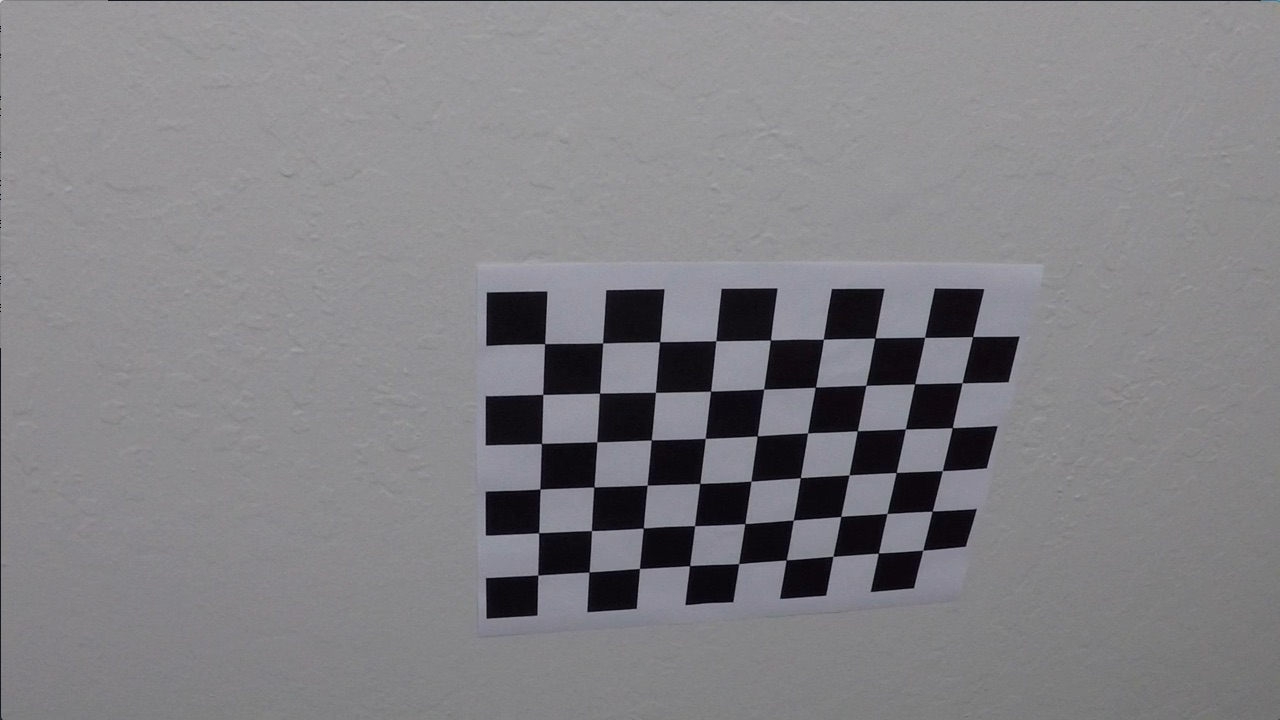
#> input picture camera_calib_data/calibration10.jpg, 1280 x 720 px; its folder holds only this picture in this run
$ jupyter execute --allow-errors CV_Project.ipynb   (older library calls are emulated)
#> lines starting #> are read from the running program, lines starting #| are printed output that depends on the picture; after the words box and inside, x2 and y2 are one past the last pixel; in counts of white or black regions, pixels touching at a corner belong together
[cell 1]
from moviepy.editor import VideoFileClip
from IPython.display import HTML
import numpy as np
import cv2
import pickle
import glob
import matplotlib.pyplot as plt
import matplotlib.image as mpimg
import matplotlib.gridspec as gridspec

[cell 2]
from google.colab import drive
drive.mount("/content/gdrive")

**Camera Calibration**

[cell 3]
CHECKERBOARD = (6,9)
objp = np.zeros((CHECKERBOARD[0]*CHECKERBOARD[1],3), np.float32)
objp[:,:2] = np.mgrid[0:CHECKERBOARD[1], 0: CHECKERBOARD[0]].T.reshape(-1,2)
objpoints = []
imgpoints = []

images = glob.glob("/content/gdrive/MyDrive/CV Project Data/camera_calib_data/calibration*.jpg")
plt.figure(figsize = (18,12))
#> (this line was passed over: IPython is not available in this run)
#> further down, img is the input picture: shape (720, 1280, 3); mean B, G, R 133.1, 129.4, 130.2
#> `ret, corners = cv2.findChessboardCorners(gray, (CHECKERBOARD[1], CHECK..`: ret = True; corners = 54 rows, first 8: [545.3, 343.1], [602.7, 342.8], [660.1, 341.3], [715.8, 340.7], [770.6, 340], [823.5, 339.2], [874.3, 338.5], [925.1, 337.4]
#> `img = cv2.drawChessboardCorners(img, (CHECKERBOARD[1], CHECKERBOARD[0]..`:
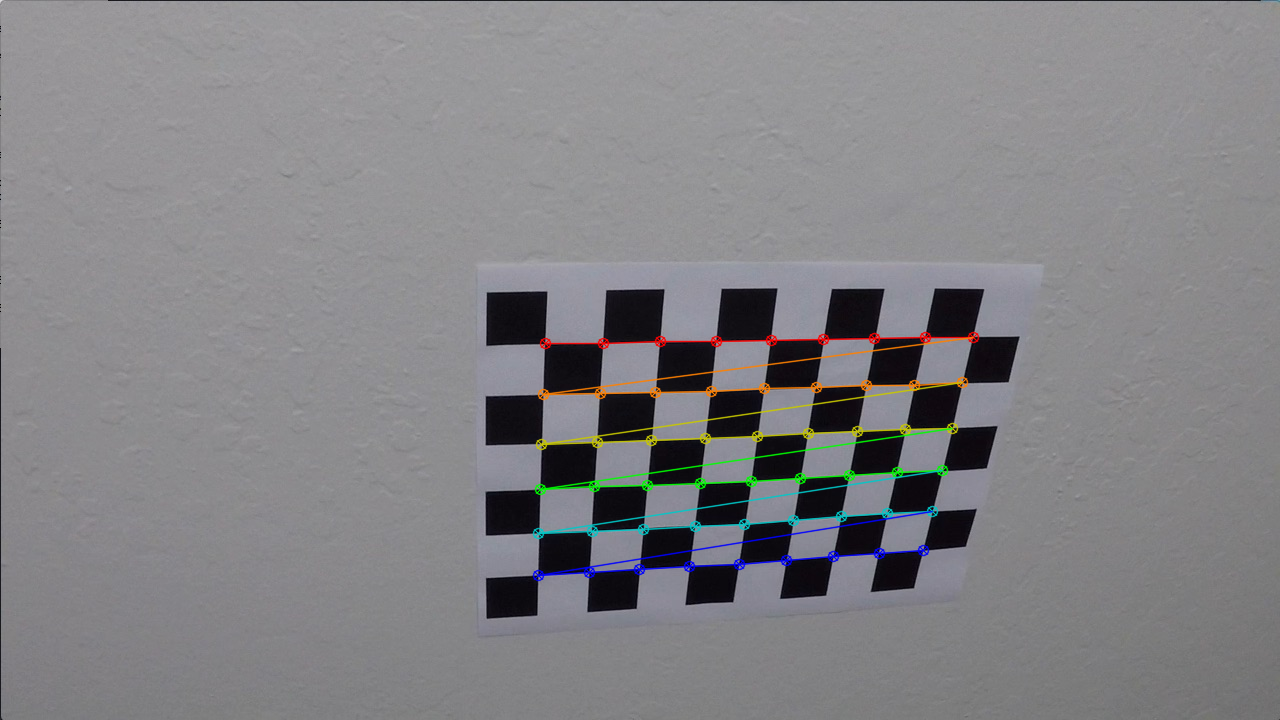
#> img: shape (720, 1280, 3); 1.91% of pixels changed, all inside (x1, y1, x2, y2) = (532, 331, 980, 582)
grid = gridspec.GridSpec(5,4)
count = 0
#> (the rest of this cell did not finish here and is left out)

[cell 4]
image = cv2.imread("/content/gdrive/MyDrive/CV Project Data/camera_calib_data/calibration1.jpg")
#> (the rest of this cell did not finish here and is left out)

[cell 5]
carImg = cv2.imread("/content/gdrive/MyDrive/CV Project Data/test_images/test5.jpg")
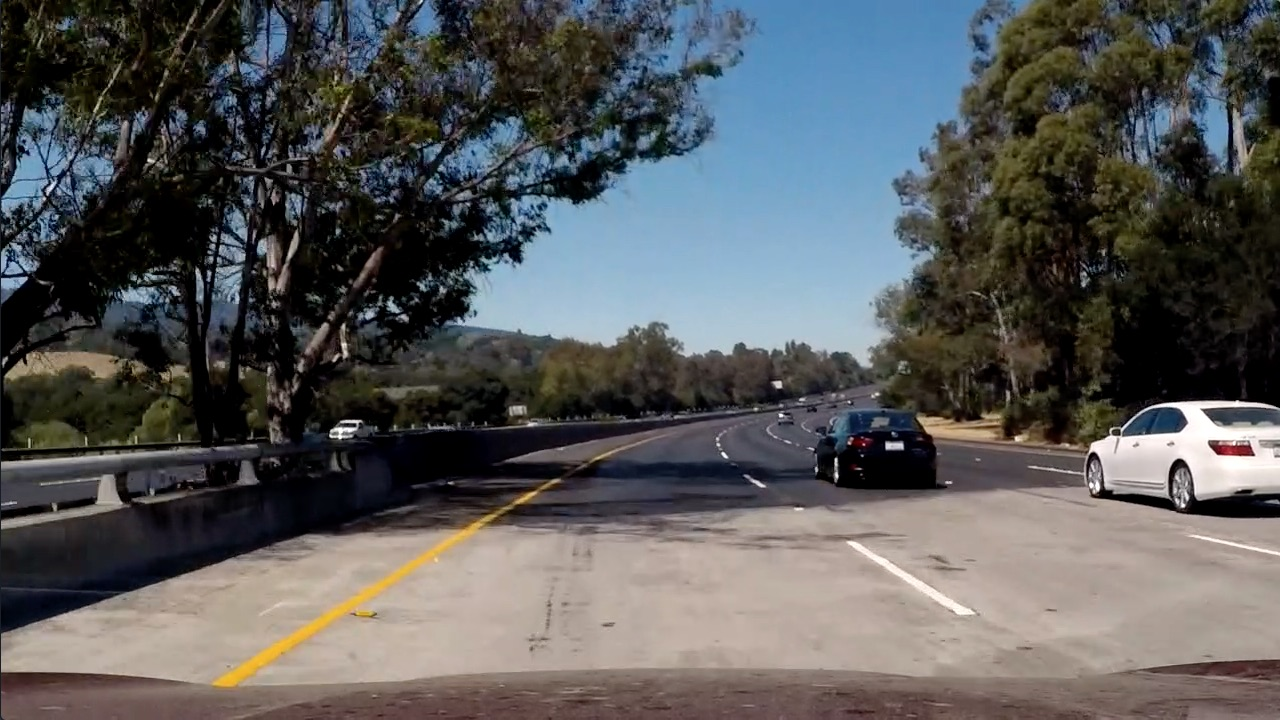
#> input picture test_images/test5.jpg, 1280 x 720 px, found by its file name
#> carImg is the input picture: shape (720, 1280, 3); mean B, G, R 89.8, 89.3, 88.5
carImg = cv2.cvtColor(carImg, cv2.COLOR_BGR2RGB)

#> (the rest of this cell did not finish here and is left out)

**Preprocessing**

[cell 6]
def abs_sobel_thresh(img, orient='x', thresh_min=25, thresh_max=255):
    # Convert to grayscale
    # gray = cv2.cvtColor(img, cv2.COLOR_RGB2GRAY)
    hls = cv2.cvtColor(img, cv2.COLOR_RGB2HLS).astype(np.float)
    l_channel = hls[:,:,1]
    s_channel = hls[:,:,2]
    # Apply x or y gradient with the OpenCV Sobel() function
    # and take the absolute value
    if orient == 'x':
        abs_sobel = np.absolute(cv2.Sobel(l_channel, cv2.CV_64F, 1, 0))
    if orient == 'y':
        abs_sobel = np.absolute(cv2.Sobel(l_channel, cv2.CV_64F, 0, 1))
    # Rescale back to 8 bit integer
    scaled_sobel = np.uint8(255*abs_sobel/np.max(abs_sobel))
    # Create a copy and apply the threshold
    binary_output = np.zeros_like(scaled_sobel)
    # Here I'm using inclusive (>=, <=) thresholds, but exclusive is ok too
    binary_output[(scaled_sobel >= thresh_min) & (scaled_sobel <= thresh_max)] = 1

    # Return the result
    return binary_output

[cell 7]
def color_threshold(image, sthresh=(0,255), vthresh=(0,255)):
    hls = cv2.cvtColor(image, cv2.COLOR_RGB2HLS)
    s_channel = hls[:,:,2]
    s_binary = np.zeros_like(s_channel)
    s_binary[(s_channel > sthresh[0]) & (s_channel <= sthresh[1])] = 1

    hsv = cv2.cvtColor(image, cv2.COLOR_RGB2HSV)
    v_channel = hsv[:,:,2]
    v_binary = np.zeros_like(v_channel)
    v_binary[(v_channel > vthresh[0]) & (v_channel <= vthresh[1])] = 1

    output = np.zeros_like(s_channel)
    output[(s_binary == 1) & (v_binary) == 1] = 1

    # Return the combined s_channel & v_channel binary image
    return output

[cell 8]
images = glob.glob("/content/gdrive/MyDrive/CV Project Data/test_images/test*.jpg")
print(len(images))
gidx = 0

#> (the rest of this cell did not finish here and is left out)

[cell 9]
images = glob.glob("/content/gdrive/MyDrive/CV Project Data/test_images/test*.jpg")
print(len(images))
gidx = 0

#> (the rest of this cell did not finish here and is left out)
